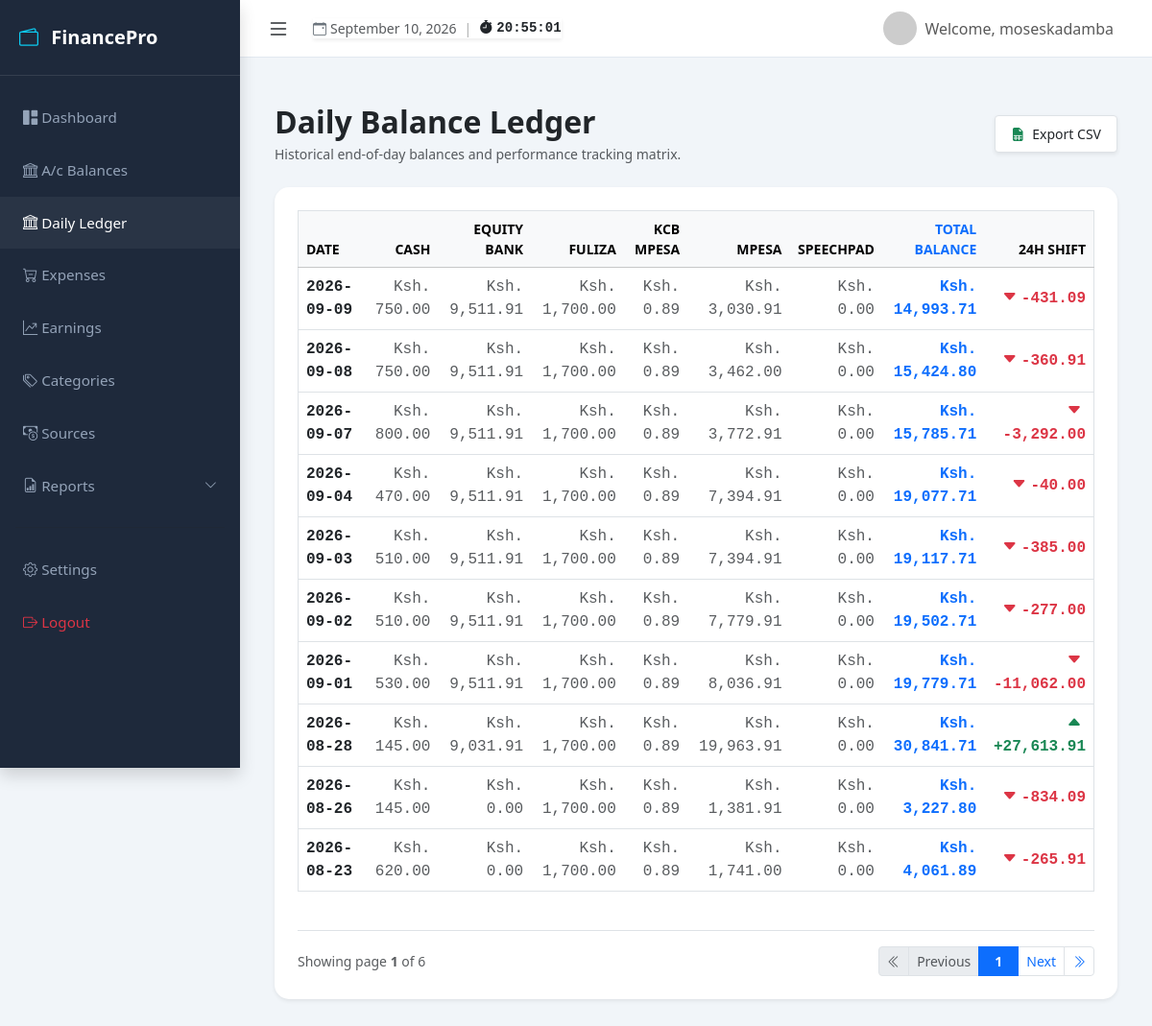
Page /accounts/ledger/ (signed in) on the committed database.
### myapp/models.py (models this page shows, shortened)
class AccountBalance(models.Model):
    ACCOUNT_TYPES = [
        ('bank', 'Bank Account'),
        ('mobile_money', 'Mobile Money (e.g., M-Pesa)'),
        ('cash', 'Cash on Hand'),
        ('credit', 'Credit Card/Loan'),
        ('jobs', 'Job Account'),
    ]
    user = models.ForeignKey(User, on_delete=models.CASCADE, related_name="balances")
    account_name = models.CharField(max_length=100)
    account_type = models.CharField(max_length=20, choices=ACCOUNT_TYPES, default='bank')
    balance = models.DecimalField(max_digits=12, decimal_places=2, default=0.00)
    last_updated = models.DateTimeField(auto_now=True)
    notes = models.TextField(blank=True, null=True)
    class Meta:
        ordering = ['-balance']
        unique_together = ['user', 'account_name']

### myapp/views.py (the view)
# urls.py: path('accounts/ledger/', views.daily_balance_ledger, name='daily_ledger'),
@login_required
def daily_balance_ledger(request):
    user_accounts = AccountBalance.objects.filter(user=request.user).order_by('account_name')
    history_records = AccountHistory.objects.filter(
        account__user=request.user
    ).select_related('account').annotate(
        date=TruncDate('updated_at')
    ).order_by('date', 'updated_at')
    daily_matrix = defaultdict(dict)
    for record in history_records:
        daily_matrix[record.date][record.account.id] = record.balance_snapshot
    running_balances = {}
    ledger_data = []
    sorted_dates = sorted(daily_matrix.keys())
    previous_day_total = None
    for date in sorted_dates:
        day_total = 0
        account_values = {}
        for acc in user_accounts:
            if acc.id in daily_matrix[date]:
                running_balances[acc.id] = daily_matrix[date][acc.id]
            current_val = running_balances.get(acc.id, 0)
            account_values[acc.id] = current_val
            day_total += current_val
        if previous_day_total is not None:
            difference = day_total - previous_day_total
        else:
            difference = 0
        ledger_data.append({
            'date': date,
            'account_values': account_values,
            'day_total': day_total,
            'difference': difference,
        })
        previous_day_total = day_total
    ledger_data.reverse()
    paginator = Paginator(ledger_data, 10)
    page_number = request.GET.get('page')
    try:
        page_obj = paginator.get_page(page_number)
    except PageNotAnInteger:
        page_obj = paginator.page(1)
    except EmptyPage:
        page_obj = paginator.page(paginator.num_pages)
    context = {
        'user_accounts': user_accounts,
        'ledger_data': page_obj, # Pass the paginated page object instead of the whole raw list
    }
    return render(request, 'myapp/daily_ledger.html', context)

### myapp/context_processors.py (called while the page is built)
def global_tracker_context(request):
    user_tz_name = settings.TIME_ZONE
    if request.user.is_authenticated:
        try:
            profile = request.user.profile
            user_tz_name = profile.timezone
        except UserProfile.DoesNotExist:
            pass
    try:
        timezone.activate(user_tz_name)
        active_date = timezone.localdate()
    except Exception:
        timezone.activate(settings.TIME_ZONE)
        user_tz_name = settings.TIME_ZONE
        active_date = timezone.localdate()
    return {
        'timezone_name': user_tz_name,
        'today': active_date
    }

### myapp/templatetags/ledger_tags.py (called while the page is built)
@register.filter
def get_item(dictionary, key):
    return dictionary.get(key, 0.00)

### myapp/templates/myapp/daily_ledger.html
{% extends 'myapp/base.html' %}
{% load ledger_tags %}
{% block content %}
<div class="container-fluid py-4">
    <div class="d-flex justify-content-between align-items-center mb-4">
        <div>
            <h2 class="fw-bold mb-1">Daily Balance Ledger</h2>
            <p class="text-muted small mb-0">Historical end-of-day balances and performance tracking matrix.</p>
        </div>
        <a href="{% url 'expenses:export_ledger_csv' %}" class="btn btn-outline-secondary btn-sm shadow-sm border px-3 py-2 fw-medium text-dark bg-white">
            <i class="bi bi-file-earmark-spreadsheet-fill text-success me-2"></i>Export CSV
        </a>
    </div>
    <div class="card border-0 shadow-sm" style="border-radius: 15px;">
        <div class="card-body p-4">
            <div class="table-responsive">
                <table class="table table-hover align-middle border">
                    <thead class="table-light text-secondary small text-uppercase">
                        <tr>
                            <th>Date</th>
                            {% for acc in user_accounts %}
                                <th class="text-end">{{ acc.account_name }}</th>
                            {% endfor %}
                            <th class="text-end text-primary fw-bold">Total Balance</th>
                            <th class="text-end fw-bold">24h Shift</th>
                        </tr>
                    </thead>
                    <tbody>
                        {% for row in ledger_data %}
                        <tr>
                            <td class="fw-bold text-dark font-monospace">
                                {{ row.date|date:"Y-m-d" }}
                            </td>
                            {% for acc in user_accounts %}
                                <td class="text-end font-monospace text-muted">
                                    Ksh. {{ row.account_values|get_item:acc.id|floatformat:2 }}
                                </td>
                            {% endfor %}
                            <td class="text-end fw-bold text-primary font-monospace fs-6">
                                Ksh. {{ row.day_total|floatformat:2 }}
                            </td>
                            <td class="text-end font-monospace fw-bold">
                                {% if row.difference > 0 %}
                                    <span class="text-success"><i class="bi bi-caret-up-fill me-1"></i>+{{ row.difference|floatformat:2 }}</span>
                                {% elif row.difference < 0 %}
                                    <span class="text-danger"><i class="bi bi-caret-down-fill me-1"></i>{{ row.difference|floatformat:2 }}</span>
                                {% else %}
                                    <span class="text-muted">—</span>
                                {% endif %}
                            </td>
                        </tr>
                        {% empty %}
                        <tr>
                            <td colspan="{{ user_accounts|length|add:3 }}" class="text-center py-4 text-muted">
                                No historical tracking data found yet. Try updating your account balances to log active shifts.
                            </td>
                        </tr>
                        {% endfor %}
                    </tbody>
                </table>
            </div>
            {% if ledger_data.has_other_pages %}
                <div class="d-flex justify-content-between align-items-center mt-4 pt-3 border-top">
                    <div class="text-muted small">
                        Showing page <strong>{{ ledger_data.number }}</strong> of {{ ledger_data.paginator.num_pages }}
                    </div>
                    <nav aria-label="Ledger Page Navigation">
                        <ul class="pagination pagination-sm mb-0">
                            {% if ledger_data.has_previous %}
                                <li class="page-item">
                                    <a class="page-link" href="?page=1" title="First Page"><i class="bi bi-chevron-double-left"></i></a>
                                </li>
                                <li class="page-item">
                                    <a class="page-link" href="?page={{ ledger_data.previous_page_number }}">Previous</a>
                                </li>
                            {% else %}
                                <li class="page-item disabled"><span class="page-link"><i class="bi bi-chevron-double-left"></i></span></li>
                                <li class="page-item disabled"><span class="page-link">Previous</span></li>
                            {% endif %}
                            <li class="page-item active" aria-current="page">
                                <span class="page-link px-3 fw-bold">{{ ledger_data.number }}</span>
                            </li>
                            {% if ledger_data.has_next %}
                                <li class="page-item">
                                    <a class="page-link" href="?page={{ ledger_data.next_page_number }}">Next</a>
                                </li>
                                <li class="page-item">
                                    <a class="page-link" href="?page={{ ledger_data.paginator.num_pages }}" title="Last Page"><i class="bi bi-chevron-double-right"></i></a>
                                </li>
                            {% else %}
                                <li class="page-item disabled"><span class="page-link">Next</span></li>
                                <li class="page-item disabled"><span class="page-link"><i class="bi bi-chevron-double-right"></i></span></li>
                            {% endif %}
                        </ul>
                    </nav>
                </div>
            {% endif %}
        </div>
    </div>
</div>
{% endblock %}

### myapp/templates/myapp/base.html (shortened to what this page needs)
<!DOCTYPE html>
<html lang="en">
<head>
    <link href="https://cdn.jsdelivr.net/npm/bootstrap@5.3.3/dist/css/bootstrap.min.css" rel="stylesheet">
    <link rel="stylesheet" href="https://cdn.jsdelivr.net/npm/bootstrap-icons@1.11.3/font/bootstrap-icons.min.css">
</head>
<body>
<div class="d-flex" id="wrapper">
    <div id="sidebar-wrapper" class="shadow">
        <div class="sidebar-heading d-flex justify-content-between align-items-center">
            <span><i class="bi bi-wallet2 me-2 text-info"></i> FinancePro</span>
        </div>
        <div class="nav flex-column py-3">
            <a href="{% url 'expenses:dashboard' %}" class="nav-link {% if request.resolver_match.url_name == 'dashboard' %}active{% endif %}">
                <i class="bi bi-grid-1x2-fill"></i> Dashboard
            </a>
            <a href="{% url 'expenses:account_dashboard_main' %}" class="nav-link {% if request.resolver_match.url_name == 'account_dashboard_main' %}active{% endif %}">
                <i class="bi bi-bank"></i> A/c Balances
            </a>
            <a href="{% url 'expenses:daily_ledger' %}" class="nav-link {% if request.resolver_match.url_name == 'daily_ledger' %}active{% endif %}">
                <i class="bi bi-bank"></i> Daily Ledger
            </a>
            <a href="{% url 'expenses:home' %}" class="nav-link d-flex justify-content-between align-items-center {% if request.resolver_match.url_name in 'home,add_expense' %}active fw-bold text-white{% endif %}">
                <span><i class="bi bi-cart-dash"></i> Expenses</span>
            </a>
            <a href="{% url 'expenses:earning_list' %}" class="nav-link d-flex justify-content-between align-items-center ">
                <span><i class="bi bi-graph-up-arrow"></i> Earnings</span>
            </a>
            <a href="{% url 'expenses:category_list' %}" class="nav-link d-flex justify-content-between align-items-center {% if request.resolver_match.url_name in 'add_category,category_list' %}active fw-bold text-white{% endif %}">
                <span><i class="bi bi-tags"></i> Categories</span>
            </a>
            <a href="{% url 'expenses:source_list' %}" class="nav-link d-flex justify-content-between align-items-center {% if request.resolver_match.url_name in 'add_source,source_list' %}active fw-bold text-white{% endif %}">
                <span><i class="bi bi-cash-coin"></i> Sources</span>
            </a>
            <a class="nav-link d-flex justify-content-between align-items-center"
               data-bs-toggle="collapse"
               href="#reportsCollapse"
               role="button"
               aria-expanded="false"
               aria-controls="reportsCollapse">
                <span><i class="bi bi-file-earmark-bar-graph"></i> Reports</span>
                <i class="bi bi-chevron-down small"></i>
            </a>
            <hr class="mx-3">
            <a href="{% url 'expenses:settings' %}" class="nav-link {% if request.resolver_match.url_name == 'settings' %}active{% endif %}">
                <i class="bi bi-gear"></i> Settings
            </a>
            <a href="{% url 'expenses:logout' %}" class="text-danger nav-link {% if request.resolver_match.url_name == 'logout' %}active{% endif %}">
                <i class="bi bi-box-arrow-right"></i> Logout
            </a>
        </div>
    </div>
    <div id="page-content-wrapper">
        <nav class="navbar navbar-expand-lg navbar-light px-4">
            <div class="d-flex align-items-center gap-3">
                <button class="btn btn-outline-dark border-0 p-1 me-1" id="sidebarToggle">
                    <i class="bi bi-list fs-4"></i>
                </button>
                <div class="clock-badge-container d-none d-sm-flex align-items-center gap-2 small shadow-sm">
                    <span class="text-secondary d-flex align-items-center gap-1">
                        <i class="bi bi-calendar-event text-green"></i>
                        <span class="fw-medium text-dark opacity-75">{{ today|date:"F j, Y" }}</span>
                    </span>
                    <span class="text-muted opacity-50">|</span>
                    <span class="font-monospace fw-bold text-green d-flex align-items-center gap-1">
                        <i class="bi bi-stopwatch-fill"></i>
                        <span id="liveClock">--:--:--</span>
                    </span>
                </div>
            </div>
            <div class="ms-auto d-flex align-items-center">
                <a href="#" class="d-flex align-items-center text-decoration-none text-dark">
                    <img src="https://ui-avatars.com/api/?name={{ user.username }}&background=0D8ABC&color=fff" class="rounded-circle me-2" width="35">
                    {% if user.is_authenticated %}
                        <span class="navbar-text me-3">Welcome, {{ user.username }}</span>
                    {% else %}
                        <a href="{% url 'management:login' %}" class="btn btn-primary">Login</a>
                    {% endif %}
                </a>
            </div>
        </nav>
        <div class="container-fluid p-4">
            {% block content %}{% endblock %}
        </div>
    </div>
</div>
</body>
</html>

### myapp/templates/myapp/base.html (style rules this page uses)
:root { --sidebar-width: 250px; --top-nav-height: 60px; --dark-bg: #1e293b; --accent-color: #38bdf8; }
body { background-color: #f1f5f9; overflow-x: hidden; width: 100vw; }
#wrapper { display: flex; width: 100%; }
#sidebar-wrapper { height: 100vh; width: var(--sidebar-width); background-color: var(--dark-bg); transition: all 0.3s ease; position: fixed; top: 0; left: 0; z-index: 1050; display: flex; flex-direction: column; }
#sidebar-wrapper .sidebar-heading { padding: 1.5rem 1.25rem; font-size: 1.25rem; color: white; font-weight: bold; border-bottom: 1px solid rgba(255,255,255,0.1); }
#sidebar-wrapper .nav-link { padding: 1rem 1.5rem; color: #94a3b8; font-size: 0.95rem; }
#sidebar-wrapper .nav-link:hover, #sidebar-wrapper .nav-link.active { color: white; background-color: rgba(255,255,255,0.05); }
#page-content-wrapper { width: 100%; min-height: 100vh; transition: all 0.3s ease; margin-left: var(--sidebar-width); }
.navbar { height: var(--top-nav-height); background-color: white !important; border-bottom: 1px solid #e2e8f0; position: sticky; top: 0; z-index: 1000; }
#sidebar-wrapper .nav-link[data-bs-toggle="collapse"] { cursor: pointer; }

### rows in the picture
AccountBalance: account_name "CASH", account_values|get_item "750.00", account_values|get_item "800.00", account_values|get_item "470.00", account_values|get_item "510.00", account_values|get_item "530.00", account_values|get_item "145.00", account_values|get_item "620.00"
AccountBalance: account_name "EQUITY BANK", account_values|get_item "9,511.91", account_values|get_item "9,031.91", account_values|get_item "0.00"
AccountBalance: account_name "FULIZA", account_values|get_item "1,700.00"
AccountBalance: account_name "KCB MPESA", account_values|get_item "0.89"
AccountBalance: account_name "MPESA", account_values|get_item "3,030.91", account_values|get_item "3,462.00", account_values|get_item "3,772.91", account_values|get_item "7,394.91", account_values|get_item "7,779.91", account_values|get_item "8,036.91", account_values|get_item "19,963.91", account_values|get_item "1,381.91", account_values|get_item "1,741.00"
AccountBalance: account_name "SPEECHPAD", account_values|get_item "0.00"

### other values in the picture
{{ today|date:"F j, Y" }} "September 10, 2026"
{{ user.username }} "moseskadamba"
{{ row.date|date:"Y-m-d" }} "2026-09-09" "2026-09-08" "2026-09-07" "2026-09-04" "2026-09-03" "2026-09-02" "2026-09-01" "2026-08-28" "2026-08-26" "2026-08-23"
{{ row.day_total|floatformat:2 }} "14,993.71" "15,424.80" "15,785.71" "19,077.71" "19,117.71" "19,502.71" "19,779.71" "30,841.71" "3,227.80" "4,061.89"
{{ row.difference|floatformat:2 }} "-431.09" "-360.91" "-3,292.00" "-40.00" "-385.00" "-277.00" "-11,062.00" "-834.09" "-265.91"
{{ row.difference|floatformat:2 }} "27,613.91"
{{ ledger_data.number }} "1"
{{ ledger_data.paginator.num_pages }} "6"
